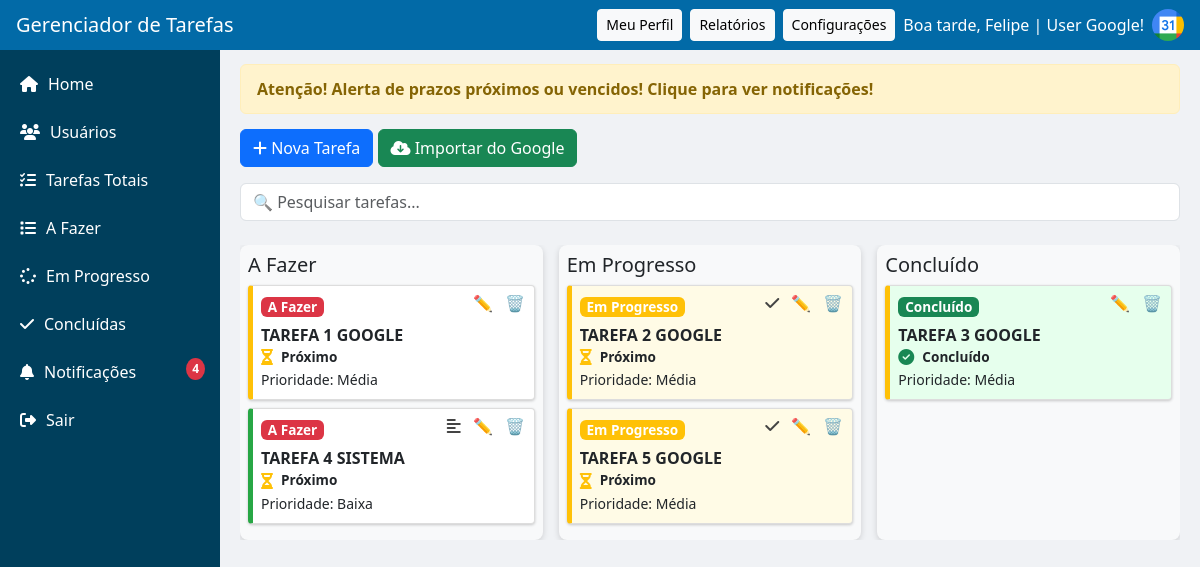
Page /index.php (signed in) on the committed database.
### tables this page shows
CREATE TABLE `usuarios` (
  `id` int(11) NOT NULL,
  `nome` varchar(100) NOT NULL,
  `foto` varchar(255) DEFAULT NULL,
  `email` varchar(100) NOT NULL,
  `senha` varchar(255) NOT NULL,
  `telefone` varchar(30) DEFAULT NULL,
  `nivel` varchar(20) NOT NULL
);

CREATE TABLE `tarefas` (
  `id` int(11) NOT NULL,
  `titulo` varchar(255) DEFAULT NULL,
  `descricao` text DEFAULT NULL,
  `prazo_inicial` datetime DEFAULT NULL,
  `prazo_final` datetime DEFAULT NULL,
  `prazo` date DEFAULT NULL,
  `prioridade` enum('Baixa','Média','Alta') DEFAULT NULL,
  `concluida` tinyint(1) DEFAULT 0,
  `categoria_id` int(11) DEFAULT NULL,
  `status` enum('todo','inprogress','done') DEFAULT 'todo',
  `usuario_id` int(11) DEFAULT NULL,
  `ordem` int(11) DEFAULT 0,
  `evento_google_id` varchar(255) DEFAULT NULL,
  `event_id` varchar(255) DEFAULT NULL
);

### index.php (the view, shortened to what this page needs)
<?php
include 'conexao.php';
$usuario_id = $_SESSION['usuario_id'];
$stmt = $conn->prepare("SELECT nome, foto FROM usuarios WHERE id = ?");
$stmt->bind_param("i", $usuario_id);
$stmt->execute();
$stmt->bind_result($usuario_nome, $usuario_foto);
$statuses = ['todo' => 'A Fazer', 'inprogress' => 'Em Progresso', 'done' => 'Concluído'];
$tarefas = [];
foreach ($statuses as $status => $titulo) {
    $stmt = $conn->prepare("SELECT * FROM tarefas WHERE usuario_id = ? AND status = ? ORDER BY ordem ASC");
    $stmt->bind_param("is", $usuario_id, $status);
    $stmt->execute();
    $result = $stmt->get_result();
    $tarefas[$status] = $result->fetch_all(MYSQLI_ASSOC);
}
$hoje = date('Y-m-d');
$data_limite = date('Y-m-d', strtotime('+3 days'));
$stmt_notificacoes = $conn->prepare("
    SELECT id FROM tarefas
    WHERE usuario_id = ?
      AND status != 'done'
      AND prazo_final IS NOT NULL
      AND (prazo_final < ? OR prazo_final BETWEEN ? AND ?)
");
$stmt_notificacoes->bind_param("ssss", $usuario_id, $hoje, $hoje, $data_limite);
$stmt_notificacoes->execute();
$result_notificacoes = $stmt_notificacoes->get_result();
$notificacoes_count = $result_notificacoes->num_rows;
$hora = (int)date('H');
$saudacao = $hora < 12 ? "Bom dia" : ($hora < 18 ? "Boa tarde" : "Boa noite");
function prazoStatusIconTexto($prazo_final, $status) {
    $hoje = date('Y-m-d');
    $proximo = date('Y-m-d', strtotime('+3 days'));
    if ($status === 'done') {
        return '<i class="fas fa-check-circle text-success prazo-icon" title="Concluído"></i><span class="prazo-text">Concluído</span>';
    }
    if ($prazo_final < $hoje) {
        return '<i class="fas fa-calendar-times text-danger prazo-icon" title="Vencido"></i><span class="prazo-text">Vencido</span>';
    } elseif ($prazo_final >= $hoje && $prazo_final <= $proximo) {
        return '<i class="fas fa-hourglass-half text-warning prazo-icon" title="Próximo"></i><span class="prazo-text">Próximo</span>';
    } else {
        return '<i class="fas fa-calendar-check text-success prazo-icon" title="No Prazo"></i><span class="prazo-text">No Prazo</span>';
    }
}
?>
<!DOCTYPE html>
<html lang="pt-br">
<head>
  <link href="https://cdn.jsdelivr.net/npm/bootstrap@5.3.3/dist/css/bootstrap.min.css" rel="stylesheet" />
  <link href="https://cdnjs.cloudflare.com/ajax/libs/font-awesome/6.5.0/css/all.min.css" rel="stylesheet" />
</head>
<body>
<div class="sidebar">
  <a href="index.php"><i class="fas fa-home"></i> Home</a>
  <a href="usuarios.php"><i class="fas fa-users"></i> Usuários</a>
  <a href="tarefas.php"><i class="fas fa-tasks"></i> Tarefas Totais</a>
  <a href="tarefas.php?status=todo"><i class="fas fa-list"></i> A Fazer</a>
  <a href="tarefas.php?status=inprogress"><i class="fas fa-spinner"></i> Em Progresso</a>
  <a href="tarefas.php?status=done"><i class="fas fa-check"></i> Concluídas</a>
  <a href="notificacoes.php" style="position: relative;">
    <i class="fas fa-bell"></i> Notificações
    <?php if ($notificacoes_count > 0): ?>
      <span class="badge-notify"><?= $notificacoes_count ?></span>
    <?php endif; ?>
  </a>
  <a href="logout.php"><i class="fas fa-sign-out-alt"></i> Sair</a>
</div>
<nav class="navbar navbar-dark px-3 fixed-top">
  <span class="navbar-brand mb-0 h1">Gerenciador de Tarefas</span>
  <div class="d-flex gap-2">
    <a href="perfil.php" class="btn btn-light btn-sm">Meu Perfil</a>
    <a href="relatorios.php" class="btn btn-light btn-sm">Relatórios</a>
    <a href="configuracoes.php" class="btn btn-light btn-sm">Configurações</a>
    <div class="d-flex align-items-center gap-2">
      <span class="text-white"><?= $saudacao ?>, <?= htmlspecialchars($usuario_nome) ?>!</span>
      <a href="perfil.php">
        <?php if ($usuario_foto): ?>
          <img src="uploads/<?= htmlspecialchars($usuario_foto) ?>" class="rounded-circle" width="32" height="32" />
        <?php else: ?>
          <img src="https://via.placeholder.com/32" class="rounded-circle" />
        <?php endif; ?>
      </a>
    </div>
  </div>
</nav>
<div class="main-content mt-5 pt-3">
  <?php if ($notificacoes_count > 0): ?>
    <div class="top-kanban-alert" onclick="window.location.href='notificacoes.php'">
      Atenção! Alerta de prazos próximos ou vencidos! Clique para ver notificações!
    </div>
  <?php endif; ?>
  <div class="mb-3">
    <a href="criar_tarefa.php" class="btn btn-primary">
      <i class="fas fa-plus"></i> Nova Tarefa
    </a>
    <button onclick="importarGoogle()" class="btn btn-success">
      <i class="fas fa-cloud-download-alt"></i> Importar do Google
    </button>
  </div>
  <div class="mb-4">
    <input type="text" id="pesquisaTarefa" class="form-control" placeholder="🔍 Pesquisar tarefas...">
  </div>
  <div class="kanban-board" id="kanban-board">
    <?php foreach ($statuses as $status_key => $status_name): ?>
      <div class="kanban-column" ondrop="drop(event)" ondragover="allowDrop(event)" data-status="<?= $status_key ?>">
        <h5><?= $status_name ?></h5>
        <?php foreach ($tarefas[$status_key] as $t): ?>
          <?php
            $status_label = [
              'todo' => ['A Fazer', 'danger'],
              'inprogress' => ['Em Progresso', 'warning'],
              'done' => ['Concluído', 'success']
            ];
            [$texto_etiqueta, $cor_etiqueta] = $status_label[$status_key];
            $prazo_icon_html = prazoStatusIconTexto($t['prazo_final'], $t['status']);
          ?>
          <div class="kanban-task
            <?= $t['prioridade'] === 'Baixa' ? 'prioridade-baixa' : ($t['prioridade'] === 'Média' ? 'prioridade-média' : 'prioridade-alta') ?>"
            id="tarefa-<?= $t['id'] ?>"
            draggable="true"
            ondragstart="drag(event)"
            data-id="<?= $t['id'] ?>"
            data-status="<?= $t['status'] ?>"
            style="background-color: <?= $t['status'] === 'inprogress' ? '#fffbe6' : ($t['status'] === 'done' ? '#e6ffed' : '#fff') ?>;"
          >
            <span class="badge badge-status bg-<?= $cor_etiqueta ?>"><?= $texto_etiqueta ?></span>
            <div><strong><?= htmlspecialchars($t['titulo']) ?></strong></div>
            <div title="Prazo" style="display:flex; align-items:center;">
              <?= $prazo_icon_html ?>
            </div>
            <div class="task-actions">
              <?php if (!empty($t['descricao'])): ?>
                <button onclick="editarTarefa(<?= $t['id'] ?>)" title="Ver descrição">
                  <i class="fas fa-align-left"></i>
                </button>
              <?php endif; ?>
              <?php if ($status_key === 'inprogress'): ?>
                <button class="btn-concluir" onclick="concluirTarefa(<?= $t['id'] ?>)" title="Concluir"><i class="fas fa-check"></i></button>
              <?php endif; ?>
              <button onclick="editarTarefa(<?= $t['id'] ?>)" title="Editar">✏️</button>
              <button onclick="excluirTarefa(<?= $t['id'] ?>)" title="Excluir">🗑️</button>
            </div>
            <small>Prioridade: <?= htmlspecialchars($t['prioridade']) ?></small><br>
          </div>
        <?php endforeach; ?>
      </div>
    <?php endforeach; ?>
  </div>
</div>
</body>
</html>

### index.php (style rules this page uses)
body { background-color: #f0f2f5; margin: 0; padding: 0; }
.navbar { background-color: #026aa7; }
.sidebar { height: 100vh; width: 220px; position: fixed; top: 0; left: 0; background-color: #003f5c; padding-top: 60px; overflow-x: hidden; z-index: 1001; }
.sidebar a { padding: 12px 20px; display: flex; align-items: center; gap: 10px; color: #fff; text-decoration: none; transition: background 0.3s; }
.main-content { margin-left: 220px; padding: 20px; }
.kanban-board { display: flex; gap: 1rem; overflow-x: auto; flex-wrap: nowrap; }
.kanban-column { background: #f8f9fa; border-radius: 8px; padding: 0.5rem; min-width: 280px; flex: 1 1 280px; box-shadow: 0 2px 6px rgba(0,0,0,0.15); max-height: 75vh; overflow-y: auto; }
.kanban-task { background: white; border-radius: 4px; padding: 0.5rem; margin-bottom: 0.5rem; cursor: grab; box-shadow: 0 1px 3px rgba(0,0,0,0.2); position: relative; border: 1px solid #ddd; }
.prioridade-baixa { border-left: 5px solid #28a745; }
.prioridade-média { border-left: 5px solid #ffc107; }
.task-actions { position: absolute; top: 5px; right: 5px; display: flex; gap: 4px; align-items: center; }
.task-actions button { border: none; background: none; font-size: 1rem; cursor: pointer; color: #444; padding: 0 4px; }
.btn-concluir { color: #28a745; font-size: 1.2rem; }
.badge-notify { background: #dc3545; color: white; font-size: 0.75rem; font-weight: bold; padding: 2px 6px; border-radius: 50%; position: absolute; top: 10px; right: 15px; z-index: 15; }
.top-kanban-alert { background-color: #fff3cd; border: 1px solid #ffeeba; border-radius: 6px; padding: 12px 16px; margin-bottom: 15px; color: #856404; font-weight: 600; cursor: pointer; }
.prazo-icon { margin-right: 5px; cursor: default; }
.prazo-text { font-weight: 600; font-size: 0.85rem; vertical-align: middle; margin-left: 3px; }
.badge-status { font-weight: 600; padding: 0.25em 0.5em; border-radius: 0.375rem; font-size: 0.85rem; display: inline-block; margin-bottom: 6px; }

### rows in the picture
usuarios: nome "Felipe | User Google", foto (picture)
tarefas: texto_etiqueta "A Fazer", titulo "TAREFA 1 GOOGLE", shows "Próximo", prioridade "Média"
tarefas: texto_etiqueta "A Fazer", titulo "TAREFA 4 SISTEMA", shows "Próximo", prioridade "Baixa"
tarefas: texto_etiqueta "Em Progresso", titulo "TAREFA 2 GOOGLE", shows "Próximo", prioridade "Média"
tarefas: texto_etiqueta "Em Progresso", titulo "TAREFA 5 GOOGLE", shows "Próximo", prioridade "Média"
tarefas: texto_etiqueta "Concluído", titulo "TAREFA 3 GOOGLE", status "done" (drawn), prioridade "Média"

### other values in the picture
$notificacoes_count "4"
$status_name "A Fazer"
$status_name "Em Progresso"
$status_name "Concluído"
